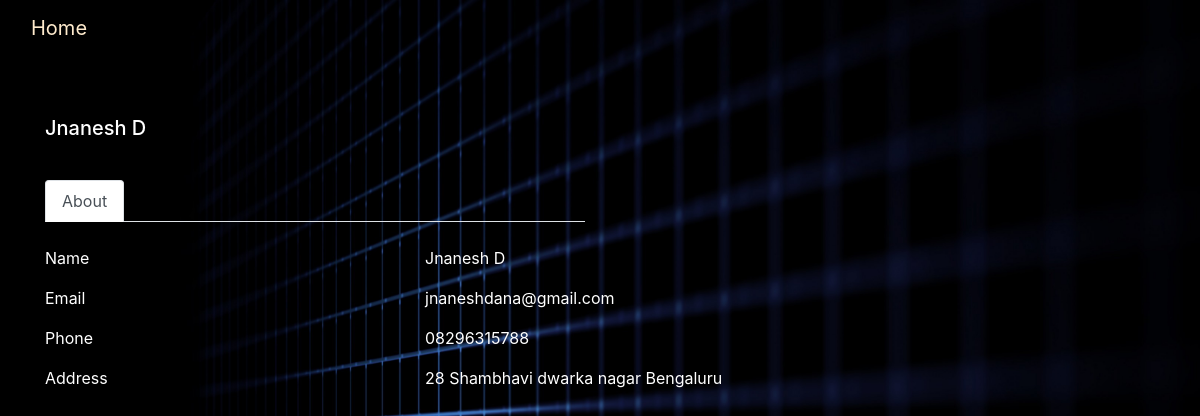
Page /profile (signed in) on the committed database.
### tables this page shows
CREATE TABLE "users" (
	"userId"	INTEGER PRIMARY KEY AUTOINCREMENT,
	"password"	TEXT,
	"email"	TEXT,
	"Name"	TEXT,
	"phone"	TEXT,
	"address"	TEXT
);

### run.py (the view)
@app.route("/profile",methods=["GET"])
def profile():
    if 'email' not in session:
        return redirect(url_for('root'))
    loggedIn, firstName, noOfItems = getLoginDetails()
    with sqlite3.connect('database.db') as conn:
        cur = conn.cursor()
        cur.execute("SELECT userId, email, Name, phone,password,address FROM users WHERE email = ?", (session['email'], ))
        profileData = cur.fetchone()
    conn.close()
    return render_template("profile.html",loggedIn=loggedIn, firstName=firstName,profile=profileData, noOfItems = noOfItems)

### run.py (called while the page is built)
def getLoginDetails():
    with sqlite3.connect('database.db') as conn:
        cur = conn.cursor()
        if 'email' not in session:
            loggedIn = False
            firstName = ''
            noOfItems = 0
        else:
            loggedIn = True
            cur.execute("SELECT userId, Name FROM users WHERE email = ?", (session['email'], ))
            userId, firstName = cur.fetchone()
            cur.execute("SELECT count(productId) FROM kart WHERE userId = ?", (userId, ))
            noOfItems = cur.fetchone()[0]
    conn.close()
    return (loggedIn, firstName, noOfItems)

### templates/profile.html (shortened to what this page needs)
<html><head>
<link href="https://maxcdn.bootstrapcdn.com/bootstrap/4.1.1/css/bootstrap.min.css" rel="stylesheet" id="bootstrap-css">
</head>
<body style="background-image: url({{ url_for('static', filename='images/dark.jpg') }});background-attachment: fixed;background-size: cover;">
    <nav class="navbar navbar-toggleable-sm navbar-trans navbar-inverse" style="background: transparent;border: transparent;">
        <div class="container-fluid">
        <div class="navbar-header">
       <a class="navbar-brand" href='/some' style="color: blanchedalmond;">Home</a>
        </div>
        </div>
      </nav>
    <div class="container emp-profile" style="color: white;background: transparent;">
            <div>
                <div class="row">
                    <div class="col-md-6" style="margin-top: 60px;">
                        <div class="profile-head">
                                    <h5>
                                       {{firstName}}
                                    </h5>
                                    <br>
                            <ul class="nav nav-tabs" id="myTab" role="tablist">
                                <li class="nav-item">
                                    <a class="nav-link active" id="home-tab" data-toggle="tab" href="#home" role="tab" aria-controls="home" aria-selected="true">About</a>
                                </li>
                            </ul>
                        </div>
                    </div>
                </div>
                <br>
                <div class="row">
                    <div class="col-md-8">
                        <div class="tab-content profile-tab" id="myTabContent">
                            <div class="tab-pane fade show active" id="home" role="tabpanel" aria-labelledby="home-tab">
                                        <div class="row">
                                            <div class="col-md-6">
                                                <label>Name</label>
                                            </div>
                                            <div class="col-md-6">
                                                <p>{{profile[2]}}</p>
                                            </div>
                                        </div>
                                        <div class="row">
                                            <div class="col-md-6">
                                                <label>Email</label>
                                            </div>
                                            <div class="col-md-6">
                                                <p>{{profile[1]}}</p>
                                            </div>
                                        </div>
                                        <div class="row">
                                            <div class="col-md-6">
                                                <label>Phone</label>
                                            </div>
                                            <div class="col-md-6">
                                                <p>{{profile[-3]}}</p>
                                            </div>
                                        </div>
                                        <div class="row">
                                            <div class="col-md-6">
                                                <label>Address</label>
                                            </div>
                                            <div class="col-md-6">
                                                <p>{{profile[-1]}}</p>
                                            </div>
                                        </div>
                            </div>
                        </div>
                    </div>
                </div>
            </div>
        </div>
</body>

### rows in the picture
users: Name "Jnanesh D", email "jnaneshdana@gmail.com", phone "08296315788", address "28 Shambhavi dwarka nagar Bengaluru"
